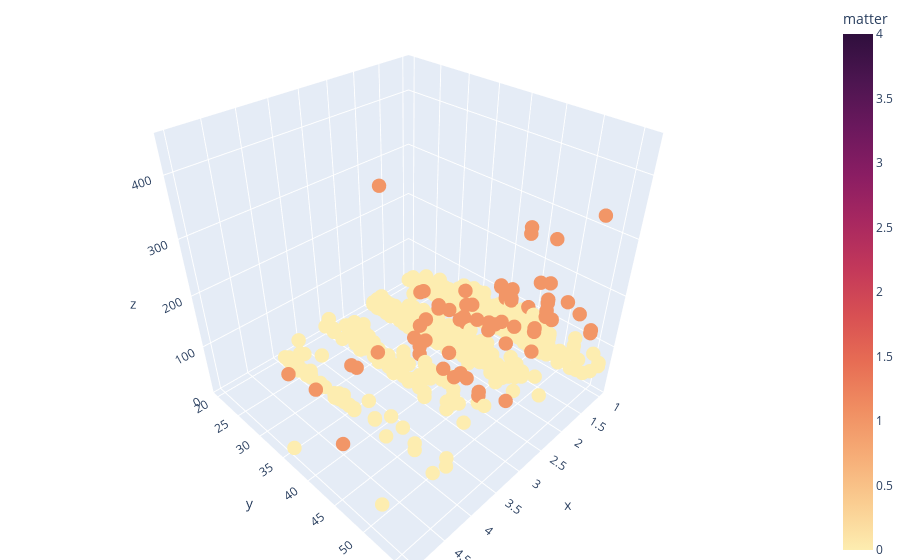

The notebook cell saved with this chart:
### Markdown cell above
saving 3d plot

### Code cell
iplot(fig,filename='Hierarchical_clustering.html')

### Figure 1 — Plotly figure (JSON) as saved in the notebook; plotly's stock layout.template omitted (floating-point values rounded to 4 significant figures; data arrays with more than 128 entries replaced by an {"elided": "..."} marker saying what was removed)
{"data": [{"marker": {"cmax": 4, "cmin": 0, "color": {"elided": "850 int values"}, "colorbar": {"title": {"text": "matter"}}, "colorscale": [[0, "rgb(253, 237, 176)"], [0.09091, "rgb(250, 205, 145)"], [0.1818, "rgb(246, 173, 119)"], [0.2727, "rgb(240, 142, 98)"], [0.3636, "rgb(231, 109, 84)"], [0.4545, "rgb(216, 80, 83)"], [0.5455, "rgb(195, 56, 90)"], [0.6364, "rgb(168, 40, 96)"], [0.7273, "rgb(138, 29, 99)"], [0.8182, "rgb(107, 24, 93)"], [0.9091, "rgb(76, 21, 80)"], [1, "rgb(47, 15, 61)"]], "size": 5}, "mode": "markers", "type": "scatter3d", "x": {"elided": "850 int values"}, "y": {"elided": "850 int values"}, "z": {"elided": "850 int values"}}], "layout": {"margin": {"b": 0, "l": 0, "r": 0, "t": 0}}}
